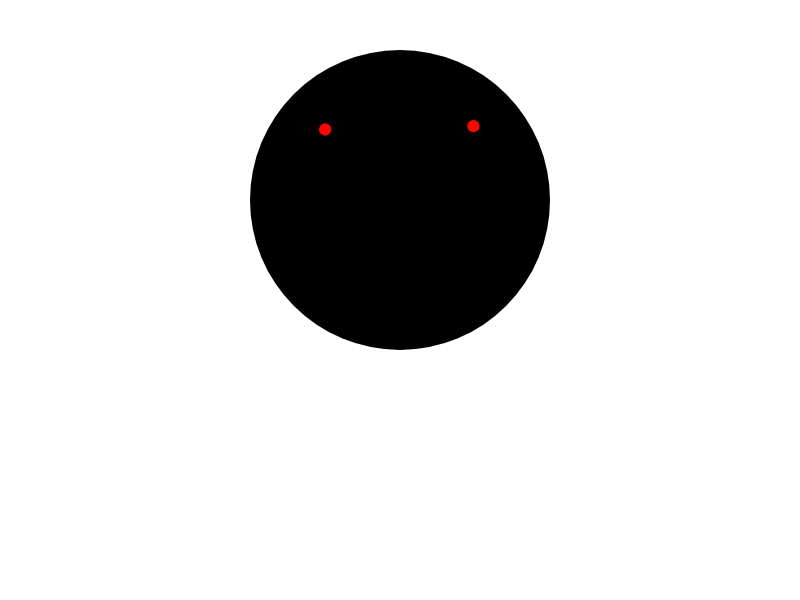
Frame 1 (no input)
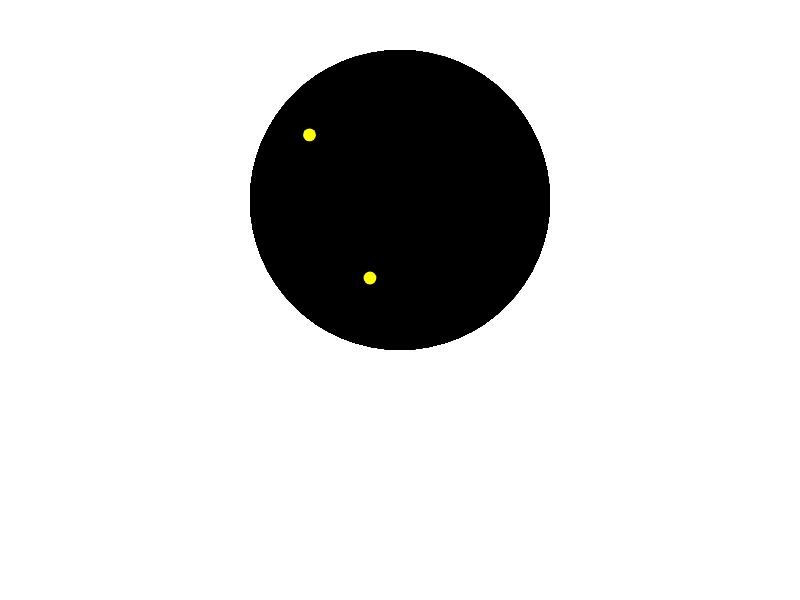
Frame 60 (no input)
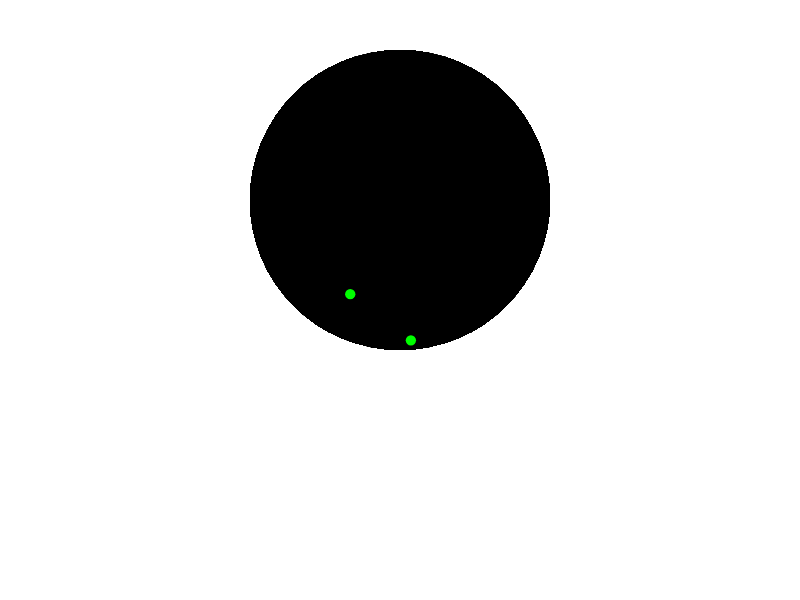
Frame 120 (the mouse pressed at the canvas centre since frame 60)

The p5.js sketch that drew these frames (run headless with seeded random() and noise() and a simulated clock; from frame 60 on, the mouse is pressed at the canvas centre):

// p5.js sketch
// ── sketch.js
var origin;
var diameter = 300;
var radius = diameter/2;
var p1, p2;
 
function setup() {
  createCanvas(displayWidth, displayHeight);
  background(255);
  colorMode(HSB, 360, 100, 100);
  origin = createVector(0,0);
  p1 = new Particle();
  p1.randomDirection();
  p2 = new Particle();
  p2.randomDirection();
  noStroke();
}
 
function draw () {
  translate(width/2, height/3);
  fill(180, 0, 0, 5);
  ellipse(0, 0, diameter, diameter);
  p1.update();
  p1.display();
  p2.update();
  p2.display();
}
 
function mousePressed() { 
  p1.randomDirection();
  p2.randomDirection(); 
}
 
function Particle() {
  this.vel;
  this.eSize;
  this.loc = createVector(random(-width/2, width/2), random(-height/2, height/2));
  this.loc.limit(radius-50);
  
  Particle.prototype.update = function() {
    this.loc.add(this.vel);
    var v = createVector(this.loc.x, this.loc.y);
    if (dist(v.x, v.y,origin.x,origin.y) > radius - this.eSize) {
      var n = createVector(this.loc.x,this.loc.y);
      n.normalize();
      n.mult(2*n.dot(this.vel));
      this.vel.sub(n);
    }
  }
 
  Particle.prototype.display = function() {
    fill(frameCount % 360, 100, 100);
    this.eSize = 12 + sin(frameCount * 0.05) * 6;
    ellipse(this.loc.x, this.loc.y, this.eSize, this.eSize);
  }
 
  Particle.prototype.randomDirection = function() {
    this.vel = createVector(random(-1, 1), random(-1,1));
    this.vel.normalize();
    this.vel.mult(1 + random(4));
  }
}
